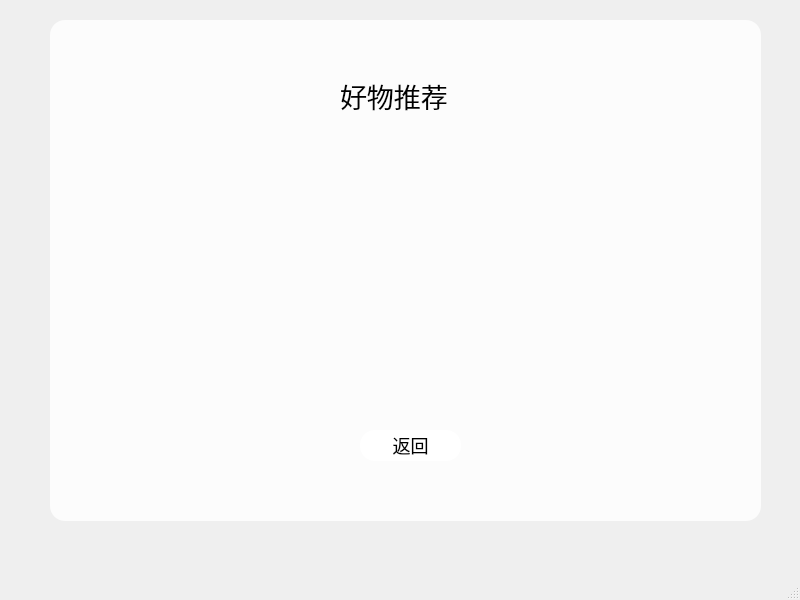
<?xml version="1.0" encoding="UTF-8"?>
<ui version="4.0">
 <class>HaoWu</class>
 <widget class="QMainWindow" name="HaoWu">
  <property name="geometry">
   <rect>
    <x>0</x>
    <y>0</y>
    <width>800</width>
    <height>600</height>
   </rect>
  </property>
  <property name="windowTitle">
   <string>MainWindow</string>
  </property>
  <property name="styleSheet">
   <string notr="true">*{
background-image:url(:/img/8574639.jpg);
font-size:20px;
font-family:Century Gothic;
}
QFrame{
background:rgba(255,255,255,0.8);
border-radius:15px;
}

#Widget{

}

QToolButton{
background:red;
border-radius:60px;
}
QLabel{
font-size:27px;
color:black;
background:transparent;
}
QPushButton{
font-size:18px;
background:white;
border-radius:15px;
}
QPushButton:hover{

border-radius:15px;
background:#c8adc4;
}
QLineEdit{
background:transparent;
border:none;
color:#717072;
border-bottom:1px solid #717072;
}</string>
  </property>
  <widget class="QWidget" name="centralwidget">
   <widget class="QFrame" name="frame">
    <property name="geometry">
     <rect>
      <x>50</x>
      <y>20</y>
      <width>711</width>
      <height>501</height>
     </rect>
    </property>
    <property name="frameShape">
     <enum>QFrame::StyledPanel</enum>
    </property>
    <property name="frameShadow">
     <enum>QFrame::Raised</enum>
    </property>
    <widget class="QLabel" name="label">
     <property name="geometry">
      <rect>
       <x>290</x>
       <y>50</y>
       <width>111</width>
       <height>51</height>
      </rect>
     </property>
     <property name="text">
      <string>好物推荐</string>
     </property>
    </widget>
    <widget class="QPushButton" name="back">
     <property name="geometry">
      <rect>
       <x>310</x>
       <y>410</y>
       <width>101</width>
       <height>31</height>
      </rect>
     </property>
     <property name="text">
      <string>返回</string>
     </property>
    </widget>
   </widget>
  </widget>
  <widget class="QMenuBar" name="menubar">
   <property name="geometry">
    <rect>
     <x>0</x>
     <y>0</y>
     <width>800</width>
     <height>29</height>
    </rect>
   </property>
  </widget>
  <widget class="QStatusBar" name="statusbar"/>
 </widget>
 <resources/>
 <connections/>
</ui>
